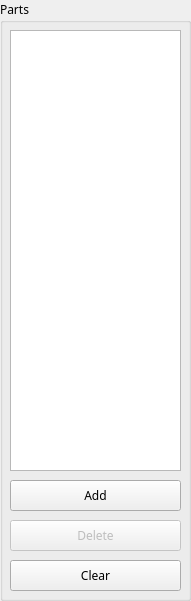
   <widget class="QGroupBox" name="groupBox_2">
    <property name="geometry">
     <rect>
      <x>10</x>
      <y>0</y>
      <width>191</width>
      <height>601</height>
     </rect>
    </property>
    <property name="font">
     <font>
      <family>メイリオ</family>
     </font>
    </property>
    <property name="title">
     <string>Parts</string>
    </property>
    <widget class="QListWidget" name="parts_list">
     <property name="geometry">
      <rect>
       <x>10</x>
       <y>30</y>
       <width>171</width>
       <height>441</height>
      </rect>
     </property>
    </widget>
    <widget class="QPushButton" name="add_button">
     <property name="geometry">
      <rect>
       <x>10</x>
       <y>480</y>
       <width>171</width>
       <height>31</height>
      </rect>
     </property>
     <property name="font">
      <font>
       <family>メイリオ</family>
      </font>
     </property>
     <property name="text">
      <string>Add</string>
     </property>
    </widget>
    <widget class="QPushButton" name="delete_button">
     <property name="enabled">
      <bool>false</bool>
     </property>
     <property name="geometry">
      <rect>
       <x>10</x>
       <y>520</y>
       <width>171</width>
       <height>31</height>
      </rect>
     </property>
     <property name="font">
      <font>
       <family>メイリオ</family>
      </font>
     </property>
     <property name="text">
      <string>Delete</string>
     </property>
    </widget>
    <widget class="QPushButton" name="clear_button">
     <property name="geometry">
      <rect>
       <x>10</x>
       <y>560</y>
       <width>171</width>
       <height>31</height>
      </rect>
     </property>
     <property name="font">
      <font>
       <family>メイリオ</family>
      </font>
     </property>
     <property name="text">
      <string>Clear</string>
     </property>
    </widget>
   </widget>
